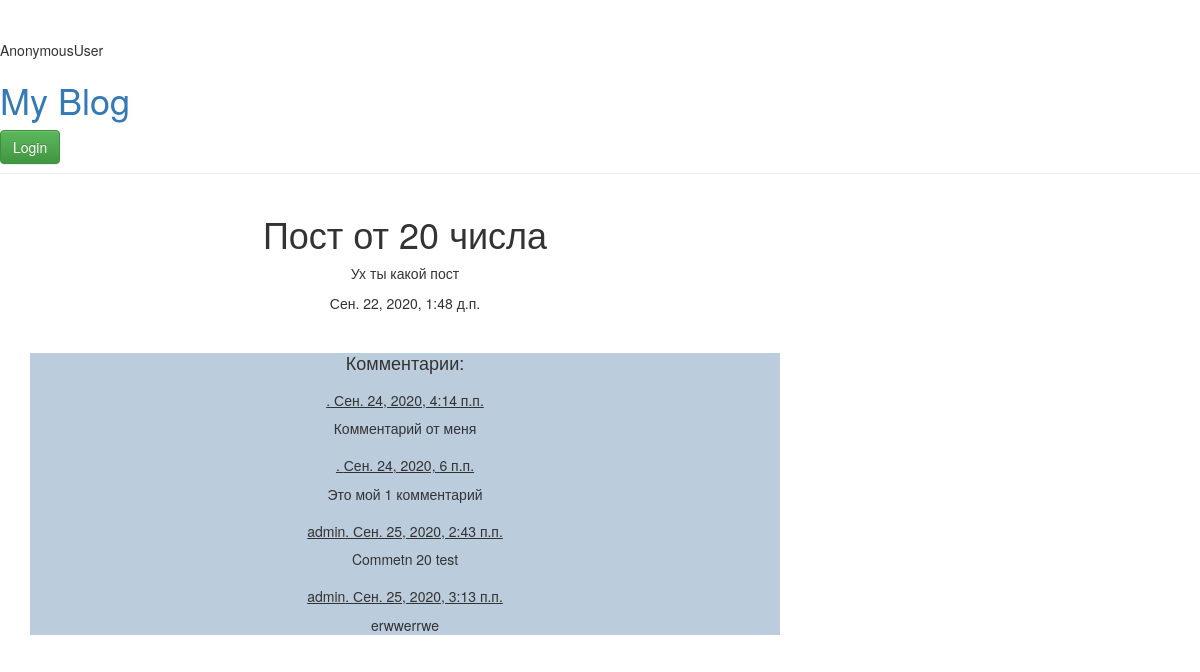
The page /post/7/detail on the database as committed earlier.
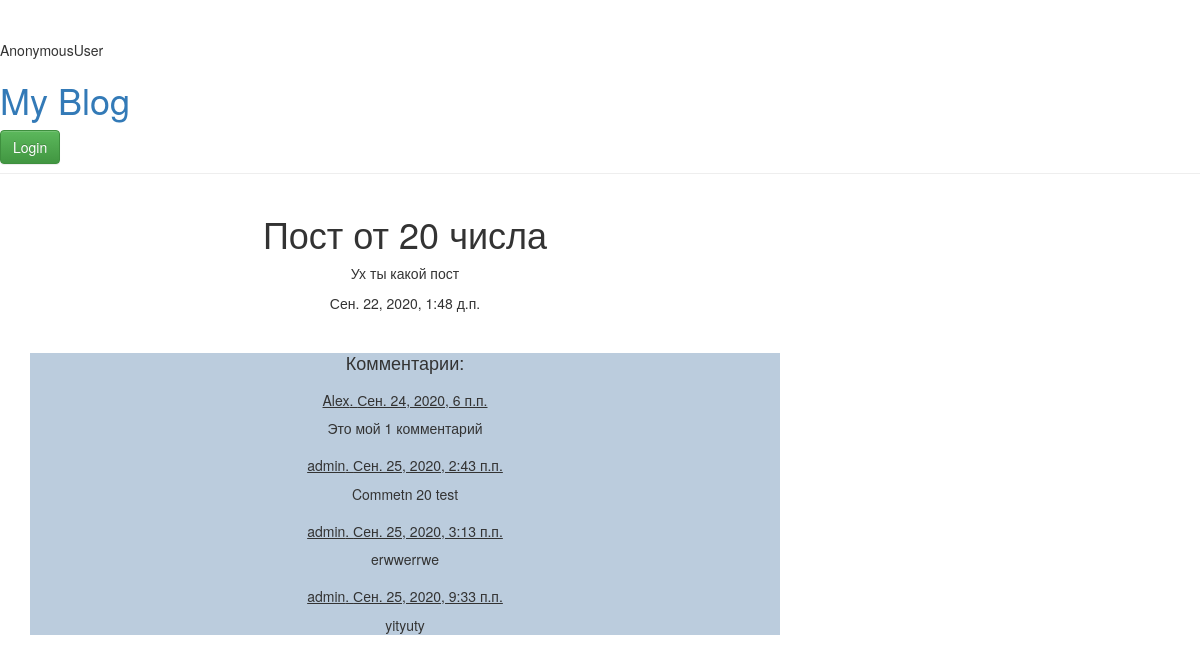
The same page on the database as committed later.
### my_blog/models.py (models this page shows, shortened)
class Post(models.Model):
    author = models.ForeignKey('auth.User', on_delete=models.CASCADE)
    title = models.CharField(max_length=200)
    text = models.TextField()
    created_date = models.DateTimeField(default=timezone.now)
    published_date = models.DateTimeField(blank=True, null=True)
    deleted = models.BooleanField(default=False)
    draft = models.BooleanField(default=False)
    class Meta:
        verbose_name = 'Пост'
        verbose_name_plural = 'Посты'

class Comment(models.Model):
    author = models.ForeignKey('auth.User', on_delete=models.CASCADE)
    post = models.ForeignKey('Post', on_delete=models.CASCADE)
    text = models.TextField(max_length=500)
    created_date = models.DateTimeField(auto_now_add=True)
    class Meta:
        verbose_name = 'Комментарий'
        verbose_name_plural = 'Комментарии'

### my_blog/views.py (the view)
# urls.py: path('post/<int:post_pk>/detail', views.post_detail, name='post_detail'),
def post_detail(request, post_pk):
    post = get_object_or_404(Post, pk=post_pk)
    comments = Comment.objects.filter(post__id=post_pk)
    if request.method == 'POST':
        form = CommentForm(request.POST)
        if form.is_valid():
            comment = form.save(commit=False)
            comment.post = post
            comment.author = request.user
            comment.save()
            return redirect('post_detail', post_pk=comment.post.pk)
    else:
        form = CommentForm()
    return render(request, 'my_blog/post_detail.html', {
        'post': post,
        'comments': comments,
        'form': form
    })

### my_blog/templates/my_blog/post_detail.html (shortened to what this page needs)
{% extends 'my_blog/base.html' %}
{% block content %}
<div class="post" style="text-align: center">
    <h1>{{ post.title }}</h1>
    <p>{{ post.text|linebreaksbr }}</p>
    {% if post.published_date %}
    <div class="date">
        {{ post.published_date }}
    </div>
    {% else %}
    <p>Пост не опубликован</p>
    <a class="btn btn-default" href="{% url 'post_publish' post_pk=post.pk %}">Опубликовать</a>
    <br>
    {% endif %}
    {% if post.published_date is not null%}
    <div style="margin-top: 40px; background-color: #bbccdd">
        <h4>Комментарии:</h4>
        {% for comment in comments %}
        <div class="comment" style="margin-top: 20px">
            <h5 class="info" style="text-decoration: underline">
                {{comment.author}}.
                {{ comment.created_date}}
            </h5>
            <p>
                {{comment.text}}
            </p>
        </div>
        {% endfor %}
    </div>
    {% endif %}
</div>
{% endblock %}

### my_blog/templates/my_blog/base.html (shortened to what this page needs)
<!DOCTYPE html>
<html lang="en">
<head>
    <link rel="stylesheet" href="//maxcdn.bootstrapcdn.com/bootstrap/3.2.0/css/bootstrap.min.css">
    <link rel="stylesheet" href="//maxcdn.bootstrapcdn.com/bootstrap/3.2.0/css/bootstrap-theme.min.css">
</head>
<body>
<div class="page-header">
    {{ request.user }}
    <h1><a href="/">My Blog</a></h1>
    {% if user.is_authenticated %}
        <a href="{% url 'post_new' %}">Новый пост</a>
    <a href="{% url 'post_draft_list' %}" class="top-menu">Черновики</a>
 <a href="accounts/login/"><button type="button" class="btn btn-warning">Logout</button></a>
<br>
    {% else %}
    <a href="accounts/login/"><button type="button" class="btn btn-success">Login</button></a>
    {% endif %}
</div>
<div class="content container">
    <div class="row">
        <div class="col-md-8">
            {% block content %}
            {% endblock %}
        </div>
    </div>
</div>
</body>
</html>

Rows that differ between the two databases and show on the page:
removed Comment: created_date "Сен. 24, 2020, 4:14 п.п.", text "Комментарий от меня"
changed Comment "Это мой 1 комментарий": author (not shown) → "Alex"
added Comment: author "admin", created_date "Сен. 25, 2020, 9:33 п.п.", text "yityuty"
